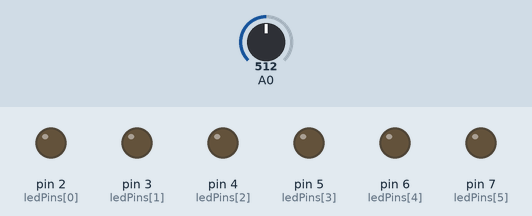
Simulated run of this sketch. Board: Arduino Uno, built with avr-gcc and run on an emulated ATmega328P. On the bench: output pins drawn as LEDs (lit = HIGH). The test bench sets the inputs (shaded band); at power-on: A0 = 512.

Above: at 1.8 s.
1.9 s: A0 set to 601
3.4 s: A0 set to 611
At 4.8 s:
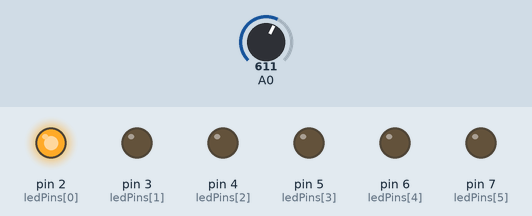
7.5 s: A0 set to 716
At 8.8 s:
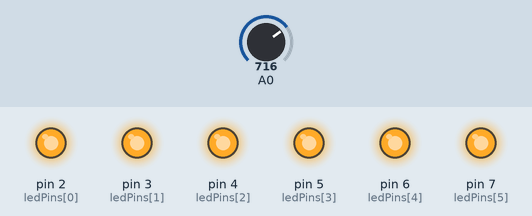
11.6 s: A0 set to 511
At 13.2 s:
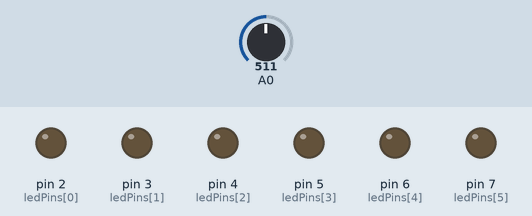
13.5 s: A0 set to 900
At 14.8 s:
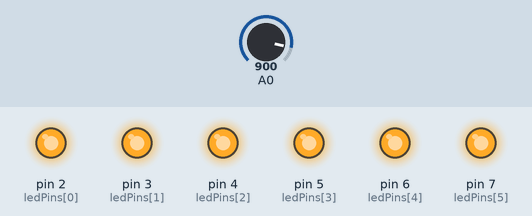
Timing chart, 0 to 16.5 s (numbered marks = the images above; inputs shaded):
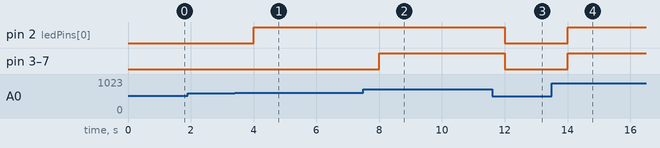

Measured:
- the behaviour switches between 610 and 611 on A0 (found by bisection; images 0 and 1)
- after the input at 1.9 s, every drawn part: stays the same
- after the input at 3.4 s, pin 2 (ledPins[0]): LOW → HIGH after 0.60 s
- after the input at 7.5 s, pin 3 (ledPins[1]), pin 4 (ledPins[2]), pin 5 (ledPins[3]), pin 6 (ledPins[4]), pin 7 (ledPins[5]): LOW → HIGH after 0.50 s
- after the input at 11.6 s, pin 2 (ledPins[0]), pin 3 (ledPins[1]), pin 4 (ledPins[2]), pin 5 (ledPins[3]), pin 6 (ledPins[4]), pin 7 (ledPins[5]): HIGH → LOW after 0.40 s
- after the input at 13.5 s, pin 2 (ledPins[0]), pin 3 (ledPins[1]), pin 4 (ledPins[2]), pin 5 (ledPins[3]), pin 6 (ledPins[4]), pin 7 (ledPins[5]): LOW → HIGH after 0.50 s

The sketch:

Temperature_LED.ino
```cpp
//Temperature LED


//initializes/defines the output pin of the LM335 temperature sensor
int ledPins[] = {
  2, 3, 4, 5, 6, 7 }; // an array of pin numbers to which LEDs are attached

void setup()
{
Serial.begin(9600);//Begin the serial connection between Arduino and Computer

// Make pins 2, 3, 4, 5, 6, & 7 outputs
for (int thisPin = 0; thisPin < 6; thisPin++)
    pinMode(ledPins[thisPin], OUTPUT);
}

//main loop
void loop()
{

//This turns voltage reading from the LM335 sensor into degrees celsius
int rawvoltage= analogRead(A0);
float millivolts= (rawvoltage/1024.0) * 5000;
float kelvin= (millivolts/10);
int celsius= kelvin - 273.15;


//Uncomment the following to view temperature in Celsius
//Serial.print(celsius);
//Serial.println(" degrees Celsius");


 //Temperature bandwidth is currently 25 - 30
 //check serial monitor for upper and lower thresholds

 if (celsius >= 25 ) //If temperature is higher than or equal to 25 degrees turn on first LED
  {
     digitalWrite (ledPins[0], HIGH);//turn on first led
  }

 if (celsius >= 26) //If temperature is higher than or equal to 26 degrees turn on first LED
  {
      digitalWrite (ledPins[1], HIGH);//turn on second led
  }

 if (celsius >= 27) //If temperature is higher than or equal to 27 degrees turn on first LED
  {
    digitalWrite (ledPins[2], HIGH);//turn on third led
  }

 if (celsius >= 28) //If temperature is higher than or equal to 28 degrees turn on first LED
  {
    digitalWrite (ledPins[3], HIGH);//turn on fourth led
  }

 if (celsius >=29) //If temperature is higher than or equal to 29 degrees turn on first LED
  {
    digitalWrite (ledPins[4], HIGH);//turn on fifth led
  }

 if (celsius >= 30) //If temperature is higher than or equal to 30 degrees turn on first LED
  {
    digitalWrite (ledPins[5], HIGH);//turn on sixth led
  }


delay(1000);//check the temperature once every second


//Turn off al the LED's
for (int thisPin = 0; thisPin < 6; thisPin++)
   {
    // turn all pins off:
    digitalWrite(ledPins[thisPin], LOW);
   }


}
```
